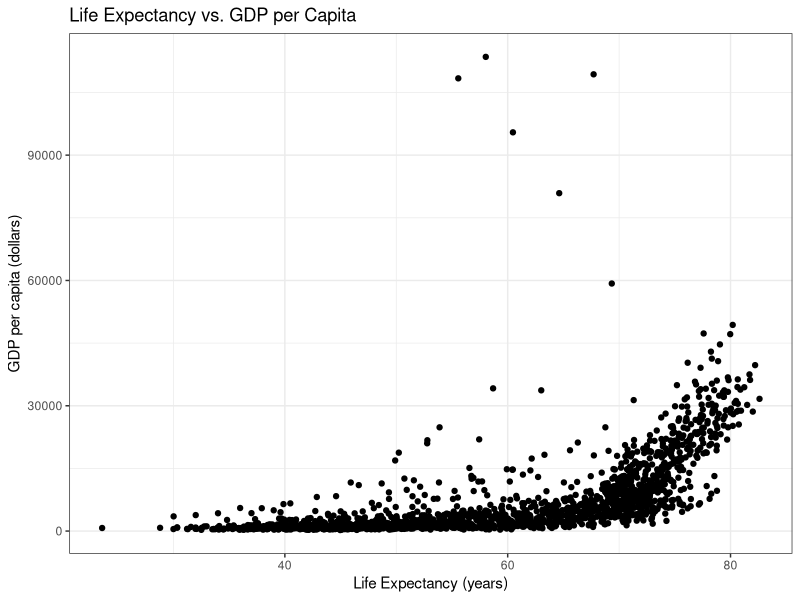
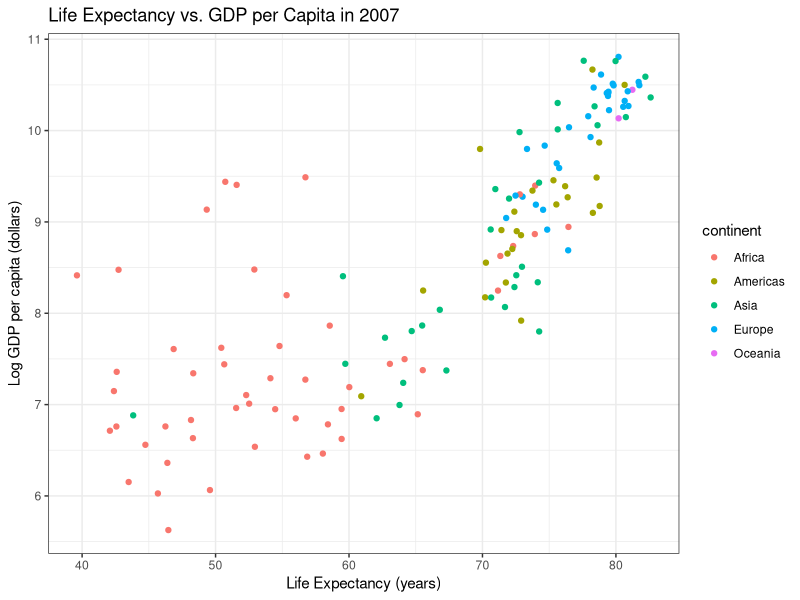

These figures' R source, in order:
##  Solutions to R Fundamentals Pilot - Part 4 of 4

## Challenge 1: Reading in data ----
# Load in data/gapminder.csv using the read.csv() function from earlier workshops and assign it to the object gap.
gap <- read.csv("./data/gapminder.csv")


## Challenge 2:  Summary statistics ----
# What is the average life expectancy in our data? How much does life expectancy range?

# average life expectancy 
mean(gap$lifeExp)

# range of life expectancy 
summary(gap$lifeExp)

## Challenge 3: Plots ----
# answer in the chat 


## Challenge 4: Create a scatter plot ----
# Create a scatter plot that shows the relationship between lifeExp and gdpPercap. 
# Start with a "simple" plot using geom_point(). 
# Then think about edits you could make to the plot that might make it easier to read. 
# For example, changing the x and y axis, adding a title, coloring the points by a certain grouping etc.

# make sure tidyverse is loaded in 
library(tidyverse)

# simple plot
gap %>%
  # set the x and y axis
  ggplot(aes(x = lifeExp, y = gdpPercap)) +
  # make a scatter plot
  geom_point() +
  # add a y axis and x axis title
  xlab("Life Expectancy (years)") +
  ylab("GDP per capita (dollars)") +
  # add a title
  ggtitle("Life Expectancy vs. GDP per Capita") +
  # add a theme
  theme_bw() 


# more detailed plot 
# - limit to 2007
# - color points by continent 
# - log the GDP per capita to make the scale easier to read
gap %>%
  filter(year == 2007) %>%
  # set the x and y axis
  ggplot(aes(x = lifeExp, y = log(gdpPercap), color = continent)) +
  # make a scatter plot
  geom_point() +
  # add a y axis and x axis title
  xlab("Life Expectancy (years)") +
  ylab("Log GDP per capita (dollars)") +
  # add a title
  ggtitle("Life Expectancy vs. GDP per Capita in 2007") +
  # add a theme
  theme_bw() 



## Challenge 5: Write a custom function ----
# Write a function that filters the gap data set to a specific year. Then estimate the average GDP per capita in that year. Make your function so you can input a different year and the functions outputs the average GDP per capita for that year. Use the code above as a template.

GDP_byyear <- function(yr){
  
  # function to return average GDP per capita in year yr
  # yr = year, number
  
  # limit to specific year
  gap_subset <- gap %>%
    filter(year == yr)
  
  # save the mean GDP per capita for that year
  # b/c gdpPercap has some missing values in, make sure to remove missing from mean()
  gdp_mean <- mean(gap_subset$gdpPercap, na.rm = T)
  
  # return the life expectancy
  return(paste0("The average GDP per capita in ", yr, " is ", gdp_mean))
  
}

# what years do we have?
unique(gap$year)

# call the function for some years
GDP_byyear(2007)
GDP_byyear(1982)
GDP_byyear(1957)

